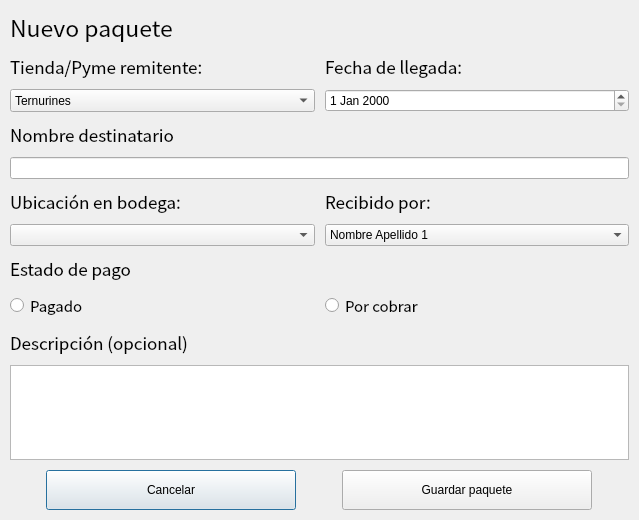
<?xml version="1.0" encoding="UTF-8"?>
<ui version="4.0">
 <class>Dialog</class>
 <widget class="QDialog" name="Dialog">
  <property name="geometry">
   <rect>
    <x>0</x>
    <y>0</y>
    <width>639</width>
    <height>520</height>
   </rect>
  </property>
  <property name="windowTitle">
   <string>Dialog</string>
  </property>
  <layout class="QVBoxLayout" name="verticalLayout_8">
   <property name="spacing">
    <number>10</number>
   </property>
   <property name="leftMargin">
    <number>10</number>
   </property>
   <property name="topMargin">
    <number>10</number>
   </property>
   <property name="rightMargin">
    <number>10</number>
   </property>
   <property name="bottomMargin">
    <number>10</number>
   </property>
   <item>
    <widget class="QLabel" name="label_10">
     <property name="sizePolicy">
      <sizepolicy hsizetype="Preferred" vsizetype="Maximum">
       <horstretch>0</horstretch>
       <verstretch>0</verstretch>
      </sizepolicy>
     </property>
     <property name="maximumSize">
      <size>
       <width>16777215</width>
       <height>40</height>
      </size>
     </property>
     <property name="font">
      <font>
       <family>Noto Sans CJK TC</family>
       <pointsize>17</pointsize>
      </font>
     </property>
     <property name="text">
      <string>Nuevo paquete</string>
     </property>
    </widget>
   </item>
   <item>
    <layout class="QHBoxLayout" name="horizontalLayout_2">
     <item>
      <layout class="QVBoxLayout" name="verticalLayout">
       <item>
        <widget class="QLabel" name="label_19">
         <property name="maximumSize">
          <size>
           <width>16777215</width>
           <height>30</height>
          </size>
         </property>
         <property name="font">
          <font>
           <family>Noto Sans CJK TC</family>
           <pointsize>13</pointsize>
          </font>
         </property>
         <property name="text">
          <string>Tienda/Pyme remitente:</string>
         </property>
        </widget>
       </item>
       <item>
        <widget class="QComboBox" name="comboBox">
         <property name="maximumSize">
          <size>
           <width>16777215</width>
           <height>30</height>
          </size>
         </property>
         <item>
          <property name="text">
           <string>Ternurines</string>
          </property>
         </item>
         <item>
          <property name="text">
           <string>Cuarto Ambulante</string>
          </property>
         </item>
         <item>
          <property name="text">
           <string>ClauStickers</string>
          </property>
         </item>
        </widget>
       </item>
      </layout>
     </item>
     <item>
      <layout class="QVBoxLayout" name="verticalLayout_2">
       <item>
        <widget class="QLabel" name="label_20">
         <property name="maximumSize">
          <size>
           <width>16777215</width>
           <height>30</height>
          </size>
         </property>
         <property name="font">
          <font>
           <family>Noto Sans CJK TC</family>
           <pointsize>13</pointsize>
          </font>
         </property>
         <property name="text">
          <string>Fecha de llegada:</string>
         </property>
        </widget>
       </item>
       <item>
        <widget class="FechaEdit" name="dateEdit"/>
       </item>
      </layout>
     </item>
    </layout>
   </item>
   <item>
    <layout class="QVBoxLayout" name="verticalLayout_3">
     <item>
      <widget class="QLabel" name="label_21">
       <property name="maximumSize">
        <size>
         <width>16777215</width>
         <height>30</height>
        </size>
       </property>
       <property name="font">
        <font>
         <family>Noto Sans CJK TC</family>
         <pointsize>13</pointsize>
        </font>
       </property>
       <property name="text">
        <string>Nombre destinatario</string>
       </property>
      </widget>
     </item>
     <item>
      <widget class="QLineEdit" name="lineEdit"/>
     </item>
    </layout>
   </item>
   <item>
    <layout class="QHBoxLayout" name="horizontalLayout">
     <item>
      <layout class="QVBoxLayout" name="verticalLayout_4">
       <item>
        <widget class="QLabel" name="label_22">
         <property name="maximumSize">
          <size>
           <width>16777215</width>
           <height>30</height>
          </size>
         </property>
         <property name="font">
          <font>
           <family>Noto Sans CJK TC</family>
           <pointsize>13</pointsize>
          </font>
         </property>
         <property name="text">
          <string>Ubicación en bodega:</string>
         </property>
        </widget>
       </item>
       <item>
        <widget class="QComboBox" name="comboBox_2">
         <property name="maximumSize">
          <size>
           <width>16777215</width>
           <height>30</height>
          </size>
         </property>
        </widget>
       </item>
      </layout>
     </item>
     <item>
      <layout class="QVBoxLayout" name="verticalLayout_5">
       <item>
        <widget class="QLabel" name="label_23">
         <property name="maximumSize">
          <size>
           <width>16777215</width>
           <height>30</height>
          </size>
         </property>
         <property name="font">
          <font>
           <family>Noto Sans CJK TC</family>
           <pointsize>13</pointsize>
          </font>
         </property>
         <property name="text">
          <string>Recibido por:</string>
         </property>
        </widget>
       </item>
       <item>
        <widget class="QComboBox" name="comboBox_3">
         <property name="maximumSize">
          <size>
           <width>16777215</width>
           <height>30</height>
          </size>
         </property>
         <item>
          <property name="text">
           <string>Nombre Apellido 1</string>
          </property>
         </item>
         <item>
          <property name="text">
           <string>Nombre Apellido 2</string>
          </property>
         </item>
        </widget>
       </item>
      </layout>
     </item>
    </layout>
   </item>
   <item>
    <layout class="QVBoxLayout" name="verticalLayout_6">
     <item>
      <widget class="QLabel" name="label_24">
       <property name="maximumSize">
        <size>
         <width>16777215</width>
         <height>30</height>
        </size>
       </property>
       <property name="font">
        <font>
         <family>Noto Sans CJK TC</family>
         <pointsize>13</pointsize>
        </font>
       </property>
       <property name="text">
        <string>Estado de pago</string>
       </property>
      </widget>
     </item>
     <item>
      <layout class="QHBoxLayout" name="horizontalLayout_3">
       <item>
        <widget class="QRadioButton" name="radioButton">
         <property name="maximumSize">
          <size>
           <width>16777215</width>
           <height>50</height>
          </size>
         </property>
         <property name="font">
          <font>
           <family>Noto Sans CJK TC</family>
           <pointsize>11</pointsize>
          </font>
         </property>
         <property name="text">
          <string>Pagado</string>
         </property>
        </widget>
       </item>
       <item>
        <widget class="QRadioButton" name="radioButton_2">
         <property name="font">
          <font>
           <family>Noto Sans CJK TC</family>
           <pointsize>11</pointsize>
          </font>
         </property>
         <property name="text">
          <string>Por cobrar</string>
         </property>
        </widget>
       </item>
      </layout>
     </item>
    </layout>
   </item>
   <item>
    <layout class="QVBoxLayout" name="verticalLayout_7">
     <item>
      <widget class="QLabel" name="label_25">
       <property name="font">
        <font>
         <family>Noto Sans CJK TC</family>
         <pointsize>13</pointsize>
        </font>
       </property>
       <property name="text">
        <string>Descripción (opcional)</string>
       </property>
      </widget>
     </item>
     <item>
      <widget class="QTextEdit" name="textEdit_3">
       <property name="maximumSize">
        <size>
         <width>16777215</width>
         <height>200</height>
        </size>
       </property>
      </widget>
     </item>
    </layout>
   </item>
   <item>
    <layout class="QHBoxLayout" name="horizontalLayout_4">
     <item>
      <widget class="QPushButton" name="pushButton_6">
       <property name="minimumSize">
        <size>
         <width>180</width>
         <height>40</height>
        </size>
       </property>
       <property name="maximumSize">
        <size>
         <width>250</width>
         <height>16777215</height>
        </size>
       </property>
       <property name="class" stdset="0">
        <string>btn-secundario</string>
       </property>
       <property name="text">
        <string>Cancelar</string>
       </property>
      </widget>
     </item>
     <item>
      <widget class="QPushButton" name="pushButton_5">
       <property name="minimumSize">
        <size>
         <width>180</width>
         <height>40</height>
        </size>
       </property>
       <property name="maximumSize">
        <size>
         <width>250</width>
         <height>16777215</height>
        </size>
       </property>
       <property name="class" stdset="0">
        <string>btn-primario</string>
       </property>
       <property name="text">
        <string>Guardar paquete</string>
       </property>
      </widget>
     </item>
    </layout>
   </item>
  </layout>
 </widget>
 <customwidgets>
  <customwidget>
   <class>FechaEdit</class>
   <extends>QDateEdit</extends>
   <header>src.ui.utils</header>
  </customwidget>
 </customwidgets>
 <resources/>
 <connections/>
</ui>
